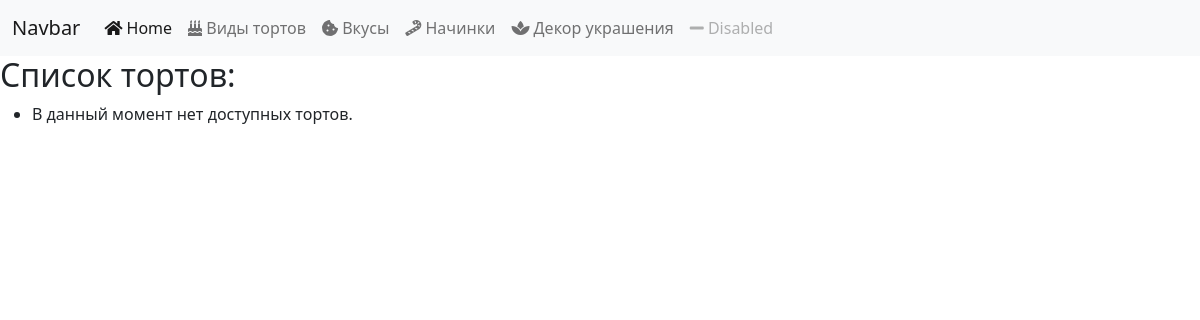
Before: /cakes/ with the older database file.
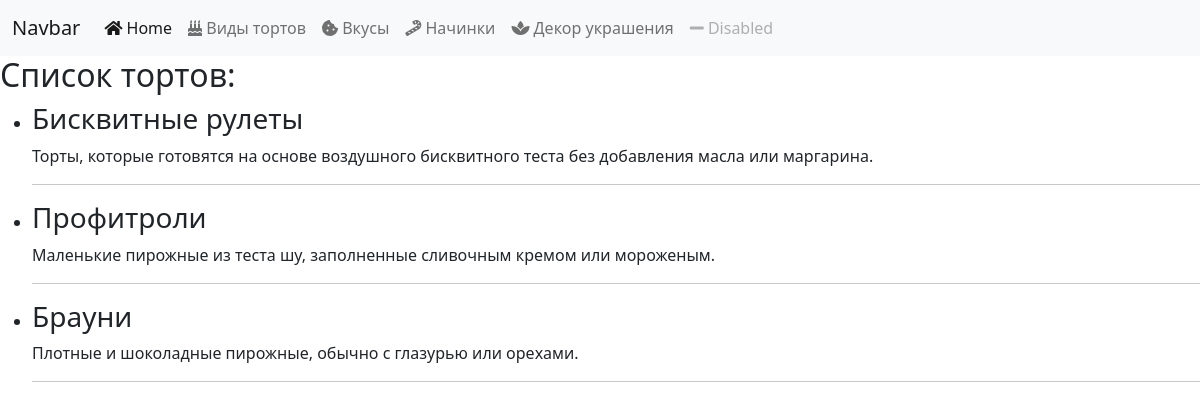
After: the same page with the newer database file.
### pastries/models.py (models this page shows, shortened)
class Cake(models.Model):
    image = models.ImageField(upload_to='cakes/', blank=True, null=True)
    name = models.CharField(max_length=200)
    description = models.TextField(blank=True, null=True)
    taste = models.ForeignKey(Taste, on_delete=models.SET_NULL, null=True, blank=True)
    fillings = models.ManyToManyField(Filling, blank=True)
    toppings = models.ManyToManyField(Topping, blank=True)
    price = models.DecimalField(max_digits=5, decimal_places=2)
    available = models.BooleanField(default=True)

### pastries/views.py (the view)
# urls.py: path('cakes/', views.specific_cakes_view),
def specific_cakes_view(request):
    if request.method == "GET":
        cake_names = Cake.objects.values_list('name', flat=True).distinct()
        specific_cakes = Cake.objects.filter(name__in=cake_names)
        context_data = {
            "specific_cakes": specific_cakes
        }
        return render(request, "pastries/specific_cakes.html", context=context_data)

### pastries/templates/pastries/specific_cakes.html
{% extends 'layouts/index.html' %}
{% block content %}
    <h2>Список тортов:</h2>
    <ul>
        {% for cake in specific_cakes %}
            <li>
                <h3>{{ cake.name }}</h3>
                <p>{{ cake.description }}</p>
                <hr>
            </li>
        {% empty %}
            <li>В данный момент нет доступных тортов.</li>
        {% endfor %}
    </ul>
{% endblock %}

Changed rows visible on the page:
added Cake: name "Бисквитные рулеты", description "Торты, которые готовятся на основе воздушного бисквитного теста без добавления масла или маргарина."
added Cake: name "Профитроли", description "Маленькие пирожные из теста шу, заполненные сливочным кремом или мороженым."
added Cake: name "Брауни", description "Плотные и шоколадные пирожные, обычно с глазурью или орехами."
Other visible differences:
text no longer shown: "В данный момент нет доступных тортов."
